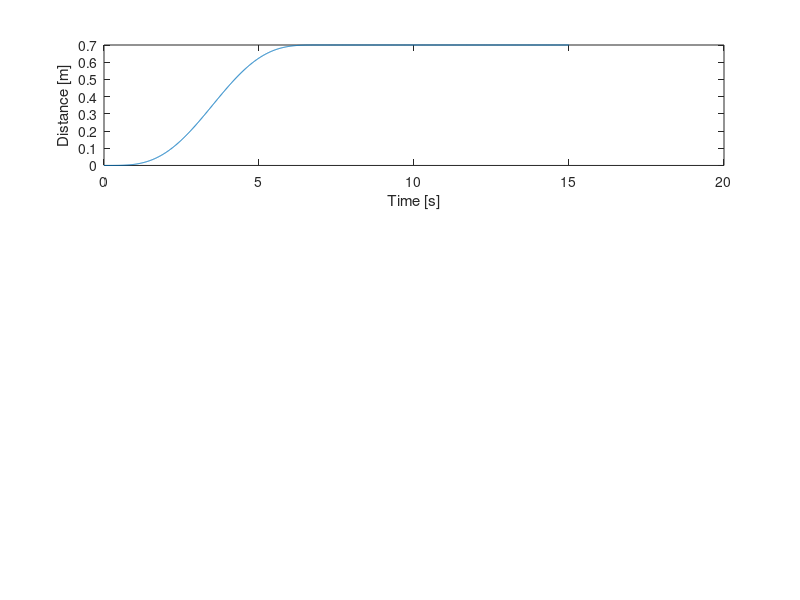

Reproduce this figure in MATLAB. (Note: this script raises an error after producing the figure.)
%% TRANSFER FUNCTION 
clear all
clc
g = 9.81;
l = 1; %cable length


% Experiment opstelling:
theta_opt = 60.85*pi/180; %optimale eindhoek kabel [rad]
%theta_opt = pi/4;
dx_robot = 0.7;  %horizontale verplaatsing robot [m]
dx_object = dx_robot + l*sin(theta_opt); %horizontale verplaatsing bak [m]

%Initial conditions
theta_init = -pi/4;
omega_init = 0;

x = 0:0.1:dx_robot; %m
time = 0:0.01:15; %s



% Choose desired input: 

% 1 = ramp input constant speed
% 2 = bang-bang motion law (1e orde continu)
% 3 = minimal rms (2e orde continu)
% 4 = 7de graads polynoom (4e orde continu, heel smooth dus eig hoop ik dat
% dit minder goed werkt)

input_type = 4;


% Loop for different velocities
iterations = 4;


for i = 0.1:0.1:0.4

    input = zeros(length(time),1);

    if input_type == 1
        % snelheid robot = v
        v = i; %m/s
        

        % t = x/v: tijd vd beweging vd robot voor constante v
        t = dx_robot/v; %s
    
    
        ramp = v*time(1:ceil(t/0.01)); 

        %ramp
        input(1:ceil(t/0.01)) = ramp;
        %constant position at dx_robot
        input(ceil(t/0.01):end) = dx_robot;

        
    end

    if input_type == 2

        % Duratie beweging zelf te kiezen. Neem zelfde tijden als ramp
        T = dx_robot/i;
        tau1 = time(1:ceil(T/(2*0.01)))/T;
        tau2 = time(ceil(T/(2*0.01)):ceil(T/0.01))/T;
        % bang-bang
        S1 = dx_robot*2*(tau1).^2;
        S2 = dx_robot*(-2*tau2.^2+4*tau2-1);

        
        %motion law input
        input(1:ceil(T/(2*0.01))) = S1;
        input(ceil(T/(2*0.01)):ceil(T/(0.01))) = S2;
        %constant position at end
        input(ceil(T/0.01):end) = dx_robot;
    end
    

    if input_type == 3

        % Duratie beweging zelf te kiezen. Neem zelfde tijden als ramp
        T = dx_robot/i;
        tau = time(1:ceil(T/0.01))/T;
        % minimal rms
        S = dx_robot*(3*tau.^2 - 2*tau.^3);

        
        %motion law input
        input(1:ceil(T/(0.01))) = S;
        
        %constant position at end
        input(ceil(T/0.01):end) = dx_robot;
    end

    if input_type == 4

        % Duratie beweging zelf te kiezen. Neem zelfde tijden als ramp
        T = dx_robot/i;
        tau = time(1:ceil(T/0.01))/T;
        % 7th degree polynomial
        S = dx_robot*(-20*tau.^7+70*tau.^6-84*tau.^5+35*tau.^4);

        
        %motion law input
        input(1:ceil(T/(0.01))) = S;
        
        %constant position at end
        input(ceil(T/0.01):end) = dx_robot;
    end
    
   
    
   % Define system matrices
    A = [0 1; -g/l 0];
    B = [0; 1];
    C = [1 0]; % Measure only theta
    D = 0;
    X0 = [theta_init,omega_init];
   
    % Create state-space system
    sys_ss = ss(A, B, C, D);


    % Simulation
    %[theta,time] = lsim(sys_ss, input, time, X0); 
    sys = tf([-1 0 0], [l 0 g]);
    [theta, time] = lsim(sys, input, time);
    
    % Object position in time
    x_obj = input + l*sin(theta);
    y_obj = l*(1-cos(theta));
    
    % Does the object reach the optimal angle at this speed
    max_angle = max(theta);

    %time = timeindex / 100
    disp('SPEED = ')
    disp(i)
    
    if max_angle >= theta_opt
        disp('VVVVVVVVVVVVVVVVVVVVVVVVVVVVVVVVVVVVVVVV')
        disp('Destination can be reached at this speed')
        disp('VVVVVVVVVVVVVVVVVVVVVVVVVVVVVVVVVVVVVVVV')
        
    else
        disp('XXXXXXXXXXXXXXXXXXXXXXXXXXXXXXXXXXXXXXXXX')
        disp('Destination is not reached, speed too low')
        disp('XXXXXXXXXXXXXXXXXXXXXXXXXXXXXXXXXXXXXXXXX')
    end

    disp('----------------------------------------------------------')
    
    
    %plots
    if input_type == 1
        figure
        subplot(3,1,1)
        plot(time, input)
        xlabel('Time [s]')
        ylabel('Distance [m]')
        title('Robot position for v=', i)

        subplot(3,1,2)
        plot(time,theta*180/pi)
        xlabel('Time [s]')
        ylabel('Angle [rad]')
        hold on
        xline(x(end)/i, 'Color', 'r', 'LineStyle', '--');
        yline(theta_opt, 'Color', 'g', 'LineStyle', '--');
        title('Theta for v=', i)
        
        subplot(3,1,3)
        plot(x_obj,y_obj)
        xlabel('x-distance [m]')
        ylabel('y-distance [m]')
        hold on
        xline(x(end), 'Color', 'r', 'LineStyle', '--');
        title('Object position')

        

       
    end

    if input_type == 2
        figure
        subplot(3,1,1)
        plot(time, input)
        xlabel('Time [s]')
        ylabel('Distance [m]')
        title('Robot position for T=', T)

        subplot(3,1,2)
        plot(time,theta)
        xlabel('Time [s]')
        ylabel('Angle [rad]')
        hold on
        xline(x(end)/i, 'Color', 'r', 'LineStyle', '--');
        yline(theta_opt, 'Color', 'g', 'LineStyle', '--');
        title('Theta for T=', T)
        
        subplot(3,1,3)
        plot(x_obj,y_obj)
        xlabel('x-distance [m]')
        ylabel('y-distance [m]')
        hold on
        xline(x(end), 'Color', 'r', 'LineStyle', '--');
        title('Object position')
    end

    if input_type == 3
        figure
        subplot(3,1,1)
        plot(time, input)
        xlabel('Time [s]')
        ylabel('Distance [m]')
        title('Robot position for T=', T)

        subplot(3,1,2)
        plot(time,theta)
        xlabel('Time [s]')
        ylabel('Angle [rad]')
        hold on
        xline(x(end)/i, 'Color', 'r', 'LineStyle', '--');
        yline(theta_opt, 'Color', 'g', 'LineStyle', '--');
        title('Theta for T=', T)
        
        subplot(3,1,3)
        plot(x_obj,y_obj)
        xlabel('x-distance [m]')
        ylabel('y-distance [m]')
        hold on
        xline(x(end), 'Color', 'r', 'LineStyle', '--');
        title('Object position')
    end

    if input_type == 4
        figure
        subplot(3,1,1)
        plot(time, input)
        xlabel('Time [s]')
        ylabel('Distance [m]')
        title('Robot position for T=', T)

        subplot(3,1,2)
        plot(time,theta)
        xlabel('Time [s]')
        ylabel('Angle [rad]')
        hold on
        xline(x(end)/i, 'Color', 'r', 'LineStyle', '--');
        yline(theta_opt, 'Color', 'g', 'LineStyle', '--');
        title('Theta for T=', T)
        
        subplot(3,1,3)
        plot(x_obj,y_obj)
        xlabel('x-distance [m]')
        ylabel('y-distance [m]')
        hold on
        xline(x(end), 'Color', 'r', 'LineStyle', '--');
        title('Object position')
    end
end

